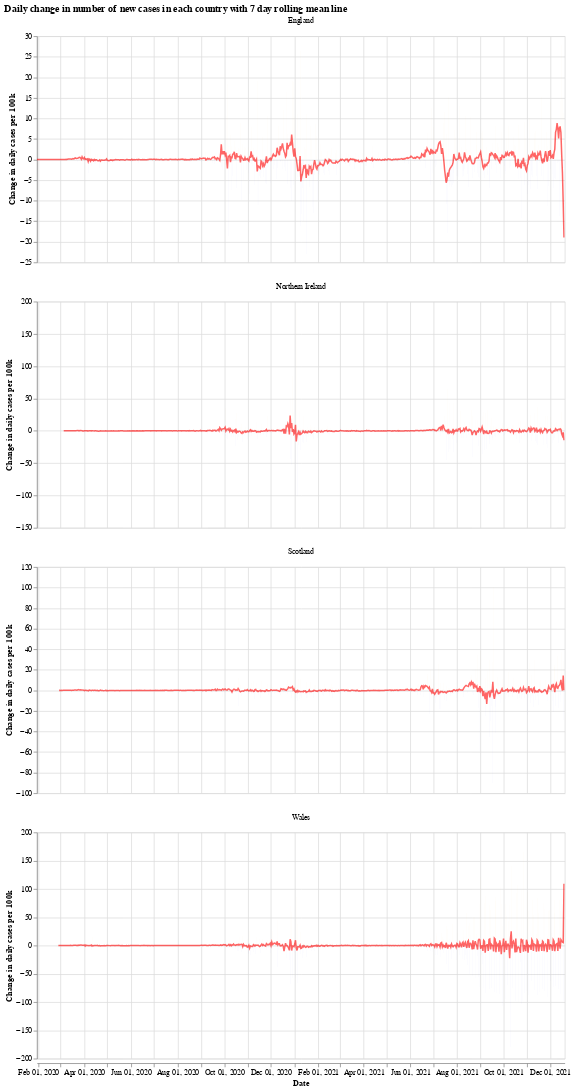

This figure's notebook cell:
### Markdown cell above
We will use the Python library `Altair` for visualising the data, see the [altair docs](https://altair-viz.github.io/) for more information.

First we have a graph which shows the daily change in the number of new cases for each country. This number jumps up and down all over the place, which is likely due to delay in reporting of new cases over the weekend. Another interesting thing is that it looks like the daily cases in Wales experienced a much shorter period of calm over the summer (calm in the sense of daily cases not jumping up and down).

The orange bars are days when the number of new cases (per 100k population) was more than the previous day, while the blue are days when the number of new cases dropped. The red line is the 7 day moving average. 

When the moving average line is below 0, it means that there is a consistent drop in new cases. We can see this clearly happening around the times that lockdowns were introduced (though, to varying degrees). I will update the graphs soon with a marker of when each lockdown started.

### Code cell
# collapse
import altair as alt

bars = alt.Chart(uk_cases).mark_bar().encode(
    x=alt.X("yearmonthdate(date):T", axis=alt.Axis(title='Date')),
    y=alt.Y("casesChangeRate:Q", axis=alt.Axis(title='Change in daily cases per 100k')),
    tooltip='casesChange',
    color=alt.condition(
        alt.datum.casesChangeRate > 0,
        alt.value("orange"),  # The positive color
        alt.value("blue")  # The negative color
    )
).properties(title='Daily change in number of new cases with 7 day rolling mean',width=700).interactive()

line = alt.Chart(uk_cases).mark_line(
    color='red',
    size=2,
    opacity=0.6
).transform_window(
    rolling_mean='mean(casesChangeRate)',
    frame=[0, 7],
    groupby=['areaName']
).encode(
    x='yearmonthdate(date):T',
    y='rolling_mean:Q'
)

alt.layer(bars, line, data=uk_cases).facet(alt.Column(
    'areaName', title=''), columns=1).resolve_scale(y='independent').properties(title='Daily change in number of new cases in each country with 7 day rolling mean line')

### Figure 1 — Vega-Lite specification as saved in the notebook (floating-point values rounded to 4 significant figures; data arrays with more than 128 entries replaced by an {"elided": "..."} marker saying what was removed)
{"config": {"view": {"continuousWidth": 400, "continuousHeight": 300}}, "data": {"name": "data-397debf06cbb8caf6428124769cda36f"}, "facet": {"type": "nominal", "field": "areaName", "title": ""}, "spec": {"layer": [{"mark": "bar", "encoding": {"color": {"condition": {"value": "orange", "test": "(datum.casesChangeRate > 0)"}, "value": "blue"}, "tooltip": {"type": "quantitative", "field": "casesChange"}, "x": {"type": "temporal", "axis": {"title": "Date"}, "field": "date", "timeUnit": "yearmonthdate"}, "y": {"type": "quantitative", "axis": {"title": "Change in daily cases per 100k"}, "field": "casesChangeRate"}}, "selection": {"selector001": {"type": "interval", "bind": "scales", "encodings": ["x", "y"]}}, "title": "Daily change in number of new cases with 7 day rolling mean", "width": 700}, {"mark": {"type": "line", "color": "red", "opacity": 0.6, "size": 2}, "encoding": {"x": {"type": "temporal", "field": "date", "timeUnit": "yearmonthdate"}, "y": {"type": "quantitative", "field": "rolling_mean"}}, "transform": [{"window": [{"op": "mean", "field": "casesChangeRate", "as": "rolling_mean"}], "frame": [0, 7], "groupby": ["areaName"]}]}]}, "columns": 1, "resolve": {"scale": {"y": "independent"}}, "title": "Daily change in number of new cases in each country with 7 day rolling mean line", "$schema": "https://vega.github.io/schema/vega-lite/v4.8.1.json", "datasets": {"data-397debf06cbb8caf6428124769cda36f": {"elided": "2668 records"}}}
